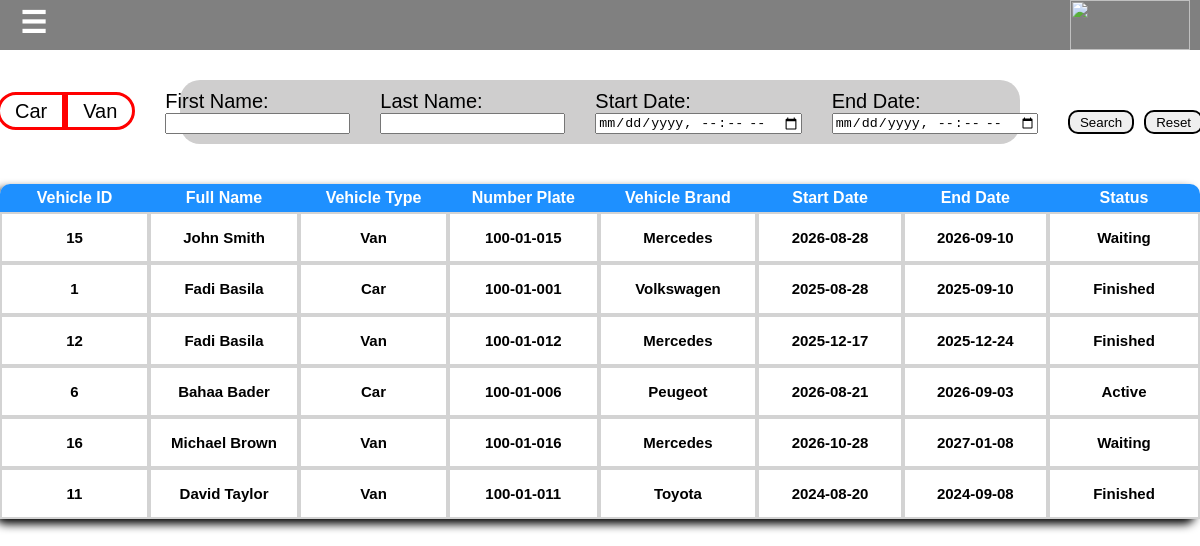
Page /VehicleRentalHistory.php on the committed database.
### tables this page shows
CREATE TABLE IF NOT EXISTS `vehicle` (
  `Id` int NOT NULL AUTO_INCREMENT,
  `VehicleType` varchar(250) NOT NULL,
  `NumberPlate` varchar(250) NOT NULL,
  `VehicleBrand` varchar(250) NOT NULL,
  `Image` varchar(250) NOT NULL,
  `PricePerDay` decimal(10,2) NOT NULL,
  `GearBox` varchar(250) NOT NULL,
  `Seats` int NOT NULL,
  `Doors` int NOT NULL,
  `DriveStyle` tinyint(1) NOT NULL DEFAULT '0',
  `Miles` decimal(10,3) NOT NULL,
  `Color` varchar(250) NOT NULL,
  `Convertible` tinyint(1) NOT NULL DEFAULT '0',
  `EnergyType` varchar(250) NOT NULL,
  `HorsePower` int NOT NULL,
  `VehicleName` varchar(250) NOT NULL,
  `MaxSpeed` int NOT NULL,
  `DriveType` varchar(250) NOT NULL,
  `TankSize` int NOT NULL,
  `AirConditioner` tinyint(1) NOT NULL DEFAULT '0',
  `VehicleInside1` varchar(250) NOT NULL,
  `VehicleInside2` varchar(250) NOT NULL,
  `VehicleInside3` varchar(250) NOT NULL,
  `VehicleInside4` varchar(250) NOT NULL,
  `Branch` varchar(250) NOT NULL,
  `VehicleLogo` varchar(250) NOT NULL,
  `Rating` int NOT NULL,
  `TotalRating` int NOT NULL,
  PRIMARY KEY (`Id`)
);

CREATE TABLE IF NOT EXISTS `users` (
  `Id` int NOT NULL AUTO_INCREMENT,
  `FirstName` varchar(250) NOT NULL,
  `LastName` varchar(250) NOT NULL,
  `Gmail` varchar(250) NOT NULL,
  `IdNumber` varchar(9) NOT NULL,
  `Password` varchar(250) NOT NULL,
  `Password1` varchar(250) NOT NULL,
  `Password2` varchar(250) DEFAULT NULL,
  `Password3` varchar(250) DEFAULT NULL,
  `HaveDriverLicense` tinyint(1) NOT NULL DEFAULT '0',
  `Blocked` tinyint(1) NOT NULL DEFAULT '0',
  `FailedTimes` int NOT NULL DEFAULT '0',
  `BirthDay` date NOT NULL,
  `PhoneNumber` varchar(250) DEFAULT NULL,
  `Role` varchar(250) NOT NULL,
  `StartTimeExpired` datetime DEFAULT NULL,
  `EndTimeExpired` datetime DEFAULT NULL,
  PRIMARY KEY (`Id`)
);

CREATE TABLE IF NOT EXISTS `booking` (
  `BookingId` int NOT NULL AUTO_INCREMENT,
  `CustomerId` int NOT NULL,
  `VehicleId` int NOT NULL,
  `StartDate` date NOT NULL,
  `EndDate` date NOT NULL,
  `Status` varchar(250) NOT NULL,
  `CreatedAt` timestamp NOT NULL DEFAULT CURRENT_TIMESTAMP,
  `UpdatedAt` timestamp NOT NULL DEFAULT CURRENT_TIMESTAMP,
  `TotalPrice` decimal(10,2) NOT NULL,
  `RatingStatus` varchar(50) NOT NULL,
  PRIMARY KEY (`BookingId`),
  KEY `CustomerId` (`CustomerId`),
  KEY `CarId` (`VehicleId`)
);

### VehicleRentalHistory.php (the view, shortened to what this page needs)
<?php
    include "Nav.php";
    $con=OpenCon();
    $StartDate="";
    $EndDate="";
    $Fname="";
    $Lname="";
    $Search="";
    $Search2="";
    $Search3="";
?>
<!DOCTYPE HTML>
<html>
    <head>
    </head>
    <body>
        <nav class="nav">
            <form method="POST">
                <div class="Css1">
                    <label>
                        <span id="Car">Car</span>
                    </label>
                    <label>
                        <span id="Van">Van</span>
                    </label>
                </div>
                <div>
                    <label>First Name:</label>
                    <input type="text" name="Fname" <?php if($Fname!=""){echo "value='$Fname'";} ?>>
                </div>
                <div>
                    <label>Last Name:</label>
                    <input type="text" name="Lname" <?php if($Lname!=""){echo "value='$Lname'";} ?>>
                </div>
                <div>
                    <label id="DateCss">Start Date:</label>
                    <input type="datetime-local" name="StartDate" <?php if($StartDate!=""){echo "value='$StartDate'";} ?>>
                </div>
                <div>
                    <label id="DateCss">End Date:</label>
                    <input type="datetime-local" name="EndDate" <?php if($EndDate!=""){echo "value='$EndDate'";} ?>>
                </div>
                <div class="Css2">
                    <button type="submit" name="Search">Search</button>
                    <button type="submit" name="Reset">Reset</button>
                </div>
            </form>
        </nav>
        <?php
            if(isset($_SESSION['Message3'])){
                echo $_SESSION['Message3'];
                unset($_SESSION['Message3']);
            }else{
        ?>
        <table>
            <th id="thLeft">Vehicle ID</th>
            <th>Full Name</th>
            <th>Vehicle Type</th>
            <th>Number Plate</th>
            <th>Vehicle Brand</th>
            <th>Start Date</th>
            <th>End Date</th>
            <th id="thRight">Status</th>
            <?php
                if($Search3==""){
                    $Booking=mysqli_query($con,"SELECT * FROM Booking $Search2");
                    while($b=mysqli_fetch_array($Booking)){
                        $VehiclesRentalHistory=mysqli_query($con,"SELECT * FROM Vehicle $Search");
                        while($v=mysqli_fetch_array($VehiclesRentalHistory)){
                            if($v['Id']==$b['VehicleId']){
                                echo"<tr><td><h1>".$v['Id']."</h1></td>";
                                $Users=mysqli_query($con,"SELECT * FROM Users");
                                while($u=mysqli_fetch_array($Users)){
                                    if($b['CustomerId']==$u['Id']){
                                        echo "<td><h1>".$u['FirstName']." ".$u['LastName']."</h1></td>";
                                    }
                                }
                                echo"<td><h1>".$v['VehicleType']."</h1></td>
                                <td><h1>".$v['NumberPlate']."</h1></td>
                                <td><h1>".$v['VehicleBrand']."</h1></td>
                                <td><h1>".$b['StartDate']."</h1></td>
                                <td><h1>".$b['EndDate']."</h1></td>
                                <td><h1>".$b['Status']."</h1></td></tr>";
                                break;
                            }
                        }
                    }
                }
            }
            ?>
        </table>
    </body>
</html>

### Nav.php (style rules this page uses)
body { font-family: Arial; margin:0px; }
button { cursor:pointer; }

### VehicleRentalHistory.php (style rules this page uses)
body { font-family:arial; margin-top:80px; margin-bottom:80px; }
.Css1 { display: flex; padding-top:10px ; }
.Css2 { display: flex; gap:10px; }
button[name="Search"] { border-radius: 10px; border:2px solid black; margin-top: 20px; padding-left: 10px; padding-right: 10px; }
button[name="Reset"] { border-radius: 10px; border:2px solid black; margin-top: 20px; padding-left: 10px; padding-right: 10px; }
.nav { margin-left: 180px; margin-right: 180px; padding:10px 20px 10px 20px; border-radius: 20px; background-color: #cfcecefd; }
.nav form { display:flex; gap:30px; justify-content: center; }
span { background-color: white; padding-left:15px; padding-right:15px; padding-top:5px; padding-bottom: 5px; font-size:20px; border: 3px red solid; cursor: pointer; }
label { font-size: 20px; }
table { border-radius: 10px; margin-top: 40px; display: flex; justify-self: center; border-spacing: 0px; box-shadow: -5px 5px 10px black; }
th { width: 180px; margin-top:5px; padding-top:5px; padding-bottom:5px; color:white; background-color: dodgerblue; }
#thLeft { border-top-left-radius:10px; }
#thRight { border-top-right-radius: 10px; }
td { background-color: white; border: 2px solid lightgray; width: 180px; margin-top:5px; padding-top:5px; padding-bottom:5px; }
h1 { font-size:15px; text-align: center; }
#DateCss { display:block; font-size: 20px; }
#Car { border-top-left-radius: 20px; border-bottom-left-radius: 20px; }
#Van { border-top-right-radius: 20px; border-bottom-right-radius: 20px; }

### rows in the picture
booking: StartDate "2026-08-28", EndDate "2026-09-10", Status "Waiting"
vehicle: Id "15", VehicleType "Van", NumberPlate "100-01-015", VehicleBrand "Mercedes"
users: FirstName "John", LastName "Smith"
booking: StartDate "2025-08-28", EndDate "2025-09-10", Status "Finished"
vehicle: Id "1", VehicleType "Car", NumberPlate "100-01-001", VehicleBrand "Volkswagen"
users: FirstName "Fadi", LastName "Basila"
booking: StartDate "2025-12-17", EndDate "2025-12-24", Status "Finished"
vehicle: Id "12", VehicleType "Van", NumberPlate "100-01-012", VehicleBrand "Mercedes"
booking: StartDate "2026-08-21", EndDate "2026-09-03", Status "Active"
vehicle: Id "6", VehicleType "Car", NumberPlate "100-01-006", VehicleBrand "Peugeot"
users: FirstName "Bahaa", LastName "Bader"
booking: StartDate "2026-10-28", EndDate "2027-01-08", Status "Waiting"
vehicle: Id "16", VehicleType "Van", NumberPlate "100-01-016", VehicleBrand "Mercedes"
users: FirstName "Michael", LastName "Brown"
booking: StartDate "2024-08-20", EndDate "2024-09-08", Status "Finished"
vehicle: Id "11", VehicleType "Van", NumberPlate "100-01-011", VehicleBrand "Toyota"
users: FirstName "David", LastName "Taylor"
